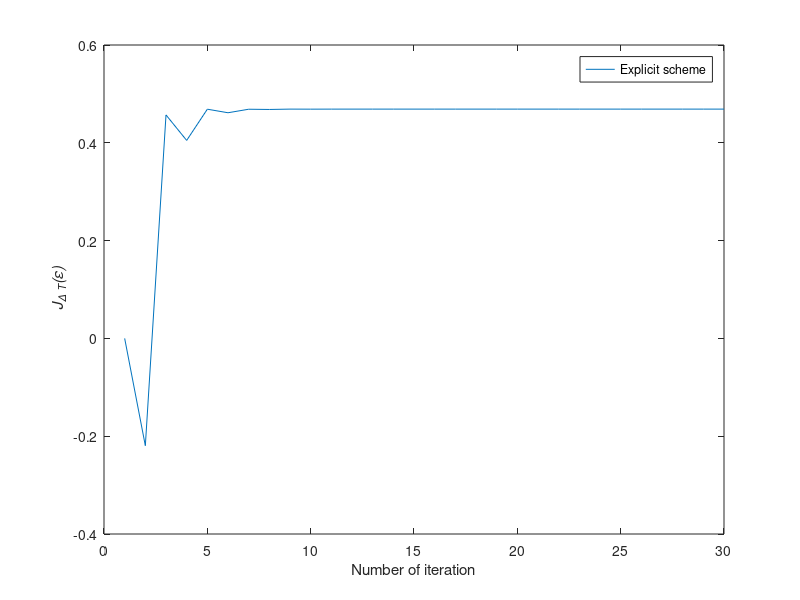

The MATLAB script that drew this image:
function explicit1
%============= Variables =================
T	=10;
L	=200;
t	=linspace(0,T,L);
dt	=t(2)-t(1);

H0	=[1 0;0 2];
H1	=[0 1;1 0];

alpha = 10;
y0 = [1;0];
ycible	=[0;1];

maxiter	= 30;
c	= ones(1,L-1); %epsilon
ctil = ones(1,L-1); %epsilon tilde
delta = ones(1,L-1);
etha = ones(1,L-1);

Jtab=zeros(1,maxiter);

psit=zeros(2,L);
psib=zeros(2,L);
chit=zeros(2,L);
chib=zeros(2,L);

%============= Main =================
for iter=1:maxiter
  %iter
  %step1
  y = calculY(y0,L,H0,H1,dt,c);
  p=calculP(L,ycible,y,H0,H1,c,dt); %good place to be?
  psib = calculPsib(y,L,H0,dt);
  for j=1:L-1
    delta(j)=alpha/(alpha+dt*real(chit(:,j)'*(H1^2)*psib(:,j))); %H1^2
    c(j)=(1-delta(j))*ctil(j)-(delta(j)/alpha)*imag(chit(:,j)'*H1*psib(:,j));
  end
  chit = calculChit(p,L,H0,dt);
  %step2
  
  psit=calculPsit(y,L,H0,dt);
  chib=calculChib(p,L,H0,dt);
  for j=1:L-1
    etha(j)=alpha/(alpha+dt*real(chib(:,j)'*(H1^2)*psit(:,j)));
    ctil(j)=(1-etha(j))*c(j)-(etha(j)/alpha)*imag(chib(:,j+1)'*H1*psit(:,j+1));
  end
  
  J=fonctionelle(y0,L,H0,H1,dt,c,ycible,alpha);
  Jtab(iter)=J;
	plot(Jtab);
  xlabel("Number of iteration");
  ylabel ('{\it J_{\Delta T}(\epsilon)}')
  legend ("Explicit scheme");
	pause(.1);
  
	fprintf(2,'Iter=%i|J=%f \n',iter,J)
end

end

%============= Functions =================
%quelle est la bonne fontionnelle 
%quel est son gradient?
%ecrire le test debug dans une fonction
function J=fonctionelle(y0,L,H0,H1,dt,c,ycible,alpha)

y=calculY(y0,L,H0,H1,dt,c);
J=2-norm(y(:,L)-ycible)^2 - alpha * dt * norm(c).^2;

end
%********** Psi (state) **********
function y=calculY(y0,L,H0,H1,dt,c)
y=zeros(2,L);
y(:,1)=y0;
for j=2:L
	y(:,j)=expm(-i*H0*dt)*expm(-i*H1*c(1,j-1)*dt)*y(:,j-1); %is it true?
end
end
%********** Chi (adjoint state) **********
function p=calculP(L,ycible,y,H0,H1,c,dt)
p=zeros(2,L);
p(:,L)=y(:,L)-ycible; %to edit
for j=L:-1:2
	p(:,j-1)=expm(i*H1*c(1,j-1)*dt)*expm(i*H0*dt)*p(:,j); %is it true?
end	
end
%********** Psi Tilde **********
function psit=calculPsit(y,L,H0,dt)
psit=zeros(2,L);
for j=1:L
	psit(:,j)=expm(-(H0*dt)/(2*i))*y(:,j);
end
end
%********** Psi Breve **********
function psib=calculPsib(y,L,H0,dt)
psib=zeros(2,L);
for j=1:L
	psib(:,j)=expm((H0*dt)/(2*i))*y(:,j);
end
end
%*********** Chi Tilde *********
function chit=calculChit(p,L,H0,dt)
chit=zeros(2,L);
for j=1:L
	chit(:,j)=expm((H0*dt)/(2*i))*p(:,j);
end
end
%************ Chi Breve ********
function chib=calculChib(p,L,H0,dt)
chib=zeros(2,L);
for j=1:L
	chib(:,j)=expm(-(H0*dt)/(2*i))*p(:,j);
end
end


